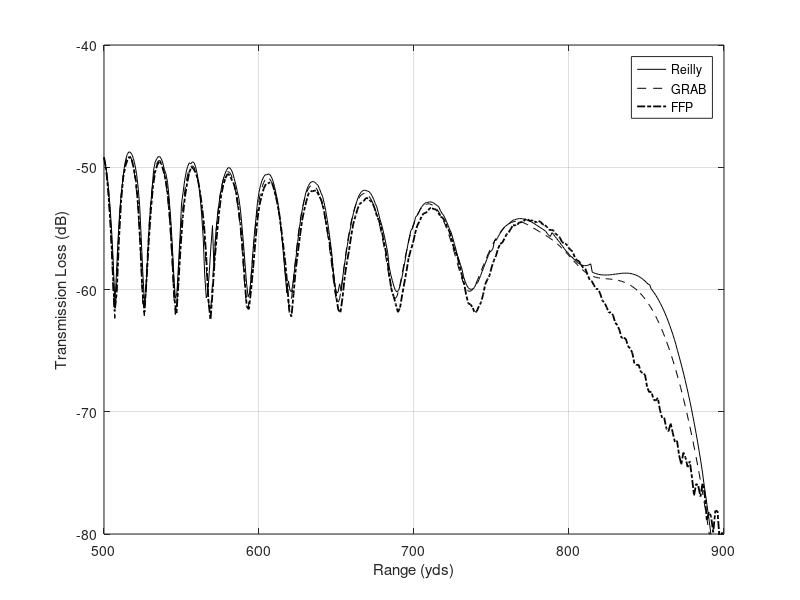

Source code (MATLAB):
% plot shallow pedersen test for final report

clear all ;
close all ;
a = [
    500	-49.242261	-49.16393086
    501	-49.979082	-49.75814524
    502	-51.051409	-50.66577145
    503	-52.533135	-51.85923997
    504	-54.545052	-53.40118576
    505	-57.255385	-55.3731969
    506	-60.604477	-57.82512297
    507	-62.368152	-61.16843584
    508	-59.893544	-58.74949482
    509	-56.707322	-56.0579384
    510	-54.245016	-53.90426448
    511	-52.43436	-52.26190468
    512	-51.111248	-51.14625351
    513	-50.1644	-50.10171492
    514	-49.524716	-49.38486174
    515	-49.150222	-48.94396976
    516	-49.01701	-48.74859429
    517	-49.114499	-48.7682884
    518	-49.443477	-48.95190865
    519	-50.016221	-49.29994496
    520	-50.858671	-49.82114824
    521	-52.015124	-50.53420062
    522	-53.555965	-51.62389961
    523	-55.584473	-53.10682373
    524	-58.200492	-55.76511391
    525	-61.109203	-58.52586484
    526	-62.152947	-60.8903459
    527	-59.920684	-60.33709647
    528	-57.108294	-57.6993295
    529	-54.833768	-55.19086286
    530	-53.104441	-53.23958203
    531	-51.803852	-51.77362392
    532	-50.841196	-50.23885296
    533	-50.155966	-49.58276821
    534	-49.709164	-49.31202753
    535	-49.476592	-49.13307361
    536	-49.444846	-49.13667511
    537	-49.609221	-49.31477996
    538	-49.973	-49.66996495
    539	-50.54789	-50.20913987
    540	-51.355664	-50.56059606
    541	-52.431161	-51.22831859
    542	-53.826397	-52.49132701
    543	-55.611777	-54.14444229
    544	-57.847888	-56.25087998
    545	-60.38007	-58.73084528
    546	-62.046804	-60.7191511
    547	-61.084242	-60.32611061
    548	-58.678858	-58.07588629
    549	-56.396055	-55.75783185
    550	-54.557219	-53.00758112
    551	-53.12299	-52.07275948
    552	-52.017965	-51.10988591
    553	-51.182465	-50.4062689
    554	-50.574582	-49.92316714
    555	-50.165938	-49.63547307
    556	-49.938041	-49.72024954
    557	-49.879888	-49.55521549
    558	-49.986603	-49.6128236
    559	-50.258831	-49.91277907
    560	-50.702784	-50.46411557
    561	-51.33088	-51.28662902
    562	-52.163006	-52.41278567
    563	-53.228257	-53.89203832
    564	-54.566083	-55.77756077
    565	-56.221373	-58.89170349
    566	-58.208599	-60.68583775
    567	-60.346242	-60.22815897
    568	-61.800333	-58.42201989
    569	-61.350497	-56.45735876
    570	-59.487032	-54.76718392
    571	-57.443488	-58.48169882
    572	-55.678026	-55.56175324
    573	-54.241612	-54.22459365
    574	-53.094999	-53.12638551
    575	-52.192457	-52.23569099
    576	-51.497262	-51.52326208
    577	-50.982764	-50.9651212
    578	-50.629228	-50.54765687
    579	-50.423301	-50.25707111
    580	-50.356712	-50.04373233
    581	-50.425206	-50.03949151
    582	-50.628143	-50.1784537
    583	-50.968405	-50.46043614
    584	-51.452594	-50.92743992
    585	-52.091478	-51.39931991
    586	-52.900611	-51.97565861
    587	-53.900759	-52.5435991
    588	-55.11683	-53.43894533
    589	-56.570606	-54.80406657
    590	-58.251434	-56.27151015
    591	-60.018803	-57.92120597
    592	-61.386451	-59.54169161
    593	-61.558748	-60.60065236
    594	-60.429312	-60.25996028
    595	-58.760658	-58.80123637
    596	-57.120485	-57.07890633
    597	-55.692172	-55.51426752
    598	-54.498217	-54.20302178
    599	-53.517982	-52.90586879
    600	-52.724652	-52.04738234
    601	-52.09472	-51.46634481
    602	-51.609591	-51.0690247
    603	-51.255192	-50.78730344
    604	-51.02122	-50.61237422
    605	-50.900477	-50.62234038
    606	-50.888383	-50.54275515
    607	-50.982657	-50.59983111
    608	-51.183146	-50.79068166
    609	-51.491785	-51.11428588
    610	-51.912654	-51.57094363
    611	-52.452117	-52.16196253
    612	-53.118948	-52.74579117
    613	-53.92425	-53.65761647
    614	-54.880595	-54.75160534
    615	-55.998826	-56.03378642
    616	-57.278394	-57.47502212
    617	-58.681008	-58.95103389
    618	-60.06943	-60.29184186
    619	-61.120675	-59.2985771
    620	-61.393516	-60.06271749
    621	-60.754805	-60.20116529
    622	-59.557085	-59.38210262
    623	-58.211702	-58.30052237
    624	-56.936944	-57.23794906
    625	-55.807952	-56.07232176
    626	-54.837599	-55.04260019
    627	-54.017464	-54.15811679
    628	-53.333794	-53.41150311
    629	-52.773037	-52.79106358
    630	-52.323502	-52.19144086
    631	-51.975657	-51.77828551
    632	-51.721989	-51.47810737
    633	-51.556755	-51.28063612
    634	-51.475752	-51.18075984
    635	-51.476127	-51.16920036
    636	-51.55624	-51.23076007
    637	-51.715576	-51.35053706
    638	-51.954698	-51.47231039
    639	-52.275222	-51.74192994
    640	-52.679808	-52.09489019
    641	-53.172128	-52.37474741
    642	-53.75674	-52.90506361
    643	-54.438721	-53.53646398
    644	-55.222755	-54.27151629
    645	-56.110998	-55.11532622
    646	-57.098358	-56.06750428
    647	-58.162606	-57.11433419
    648	-59.245772	-58.6532568
    649	-60.22752	-59.70650186
    650	-60.914557	-60.29683827
    651	-61.107804	-60.2103342
    652	-60.750888	-59.53691672
    653	-59.983602	-60.13692885
    654	-59.01712	-58.98458108
    655	-58.011926	-58.10912151
    656	-57.055153	-57.22774619
    657	-56.184264	-56.39094614
    658	-55.410853	-55.62857605
    659	-54.734768	-54.94366093
    660	-54.151173	-54.28073514
    661	-53.653804	-53.7124379
    662	-53.236394	-53.23330039
    663	-52.89325	-52.83626418
    664	-52.619439	-52.45844379
    665	-52.410815	-52.19938743
    666	-52.263971	-52.01944521
    667	-52.17618	-51.91340623
    668	-52.145331	-51.87585679
    669	-52.169867	-51.90551941
    670	-52.248739	-51.9504066
    671	-52.381367	-51.9955112
    672	-52.567603	-52.14309262
    673	-52.8077	-52.35481624
    674	-53.102273	-52.62975774
    675	-53.452241	-52.96655478
    676	-53.858739	-53.2404598
    677	-54.32296	-53.71153919
    678	-54.845876	-54.24837626
    679	-55.42775	-54.63664369
    680	-56.067301	-55.15003546
    681	-56.760259	-55.70934349
    682	-57.497019	-56.31371513
    683	-58.259003	-56.95887159
    684	-59.013742	-58.14732365
    685	-59.710024	-58.78191365
    686	-60.277486	-59.26145948
    687	-60.63819	-59.73299975
    688	-60.733629	-60.07902278
    689	-60.553638	-60.18403502
    690	-60.141972	-60.08227765
    691	-59.572861	-59.71225797
    692	-58.920765	-59.15606563
    693	-58.243231	-58.49893762
    694	-57.578059	-57.81218572
    695	-56.94731	-57.06913326
    696	-56.362462	-56.36334315
    697	-55.828521	-55.72450387
    698	-55.34677	-55.15752887
    699	-54.916472	-55.02755776
    700	-54.53587	-54.63536485
    701	-54.202766	-54.07960256
    702	-53.914838	-53.94494347
    703	-53.669813	-53.74929459
    704	-53.46556	-53.41937081
    705	-53.300124	-53.22564413
    706	-53.171743	-53.07207222
    707	-53.078846	-52.95590331
    708	-53.02005	-52.87740578
    709	-52.994143	-52.86879621
    710	-53.000078	-52.83546805
    711	-53.036965	-52.84071679
    712	-53.104053	-52.88068853
    713	-53.200727	-52.95001976
    714	-53.326496	-53.05544548
    715	-53.480975	-53.12526976
    716	-53.663876	-53.24926512
    717	-53.87498	-53.53047538
    718	-54.114107	-53.7630037
    719	-54.381073	-53.9126026
    720	-54.675628	-54.16319
    721	-54.997374	-54.44697376
    722	-55.345651	-54.75402958
    723	-55.719384	-55.08323978
    724	-56.116883	-55.35043257
    725	-56.535584	-55.78285974
    726	-56.971729	-56.23925753
    727	-57.419984	-56.70794705
    728	-57.873036	-57.19166409
    729	-58.321224	-57.57369256
    730	-58.752345	-57.97719036
    731	-59.151817	-58.36694077
    732	-59.503806	-58.96522828
    733	-59.792089	-59.34701383
    734	-60.001605	-59.65460736
    735	-60.122552	-59.85700609
    736	-60.15157	-59.96766237
    737	-60.092342	-59.98632179
    738	-59.954635	-59.95515173
    739	-59.752196	-59.83482323
    740	-59.500315	-59.54573236
    741	-59.213784	-59.45750154
    742	-58.905587	-59.17125978
    743	-58.586329	-58.84707138
    744	-58.264199	-58.5150913
    745	-57.945235	-58.17942185
    746	-57.633714	-57.84722902
    747	-57.332555	-57.5273485
    748	-57.043673	-57.2090229
    749	-56.76828	-56.91173955
    750	-56.507112	-56.84859902
    751	-56.260602	-56.61321736
    752	-56.029002	-55.95809736
    753	-55.812473	-55.98497165
    754	-55.611137	-55.74280629
    755	-55.425117	-55.52224183
    756	-55.254549	-55.31735357
    757	-55.099589	-55.13899068
    758	-54.960406	-54.94141254
    759	-54.83717	-54.83190166
    760	-54.730028	-54.72723555
    761	-54.639088	-54.64835522
    762	-54.564382	-54.52394436
    763	-54.505844	-54.41391317
    764	-54.463278	-54.3281487
    765	-54.436327	-54.2960334
    766	-54.424454	-54.24551343
    767	-54.426925	-54.21600474
    768	-54.442801	-54.20255568
    769	-54.470946	-54.19660652
    770	-54.510052	-54.2191686
    771	-54.55867	-54.24125385
    772	-54.615271	-54.27936959
    773	-54.678301	-54.32518935
    774	-54.746255	-54.38036521
    775	-54.817742	-54.42745522
    776	-54.891544	-54.49165844
    777	-54.966669	-54.5715319
    778	-55.042372	-54.64286499
    779	-55.118175	-54.72650441
    780	-55.193854	-54.81061618
    781	-55.269422	-54.90447428
    782	-55.345091	-54.96880459
    783	-55.421237	-55.06045377
    784	-55.498354	-55.14622994
    785	-55.577013	-55.24020758
    786	-55.657824	-55.42524094
    787	-55.741403	-55.58261494
    788	-55.828336	-55.65783522
    789	-55.919161	-55.3499013
    790	-56.014342	-55.48544296
    791	-56.114256	-55.668379
    792	-56.219177	-55.81571302
    793	-56.329267	-55.98171867
    794	-56.444562	-56.14729387
    795	-56.564969	-56.32201158
    796	-56.69026	-56.48738797
    797	-56.820062	-56.66449649
    798	-56.953862	-56.83490066
    799	-57.091006	-56.95932348
    800	-57.230697	-57.12178125
    801	-57.372012	-57.27078328
    802	-57.513906	-57.34527555
    803	-57.655239	-57.50056467
    804	-57.794794	-57.61261708
    805	-57.931312	-57.77385273
    806	-58.06353	-57.85171259
    807	-58.190219	-57.9180731
    808	-58.310233	-57.99143076
    809	-58.422552	-58.02836821
    810	-58.526328	-58.04755777
    811	-58.620915	-58.04966591
    812	-58.705902	-58.02444665
    813	-58.781127	-57.97108889
    814	-58.846677	-57.89885768
    815	-58.902878	-58.57986181
    816	-58.950276	-58.63443269
    817	-58.989597	-58.68814502
    818	-59.021714	-58.7241245
    819	-59.047605	-58.76034377
    820	-59.068308	-58.78125766
    821	-59.084886	-58.79915967
    822	-59.098393	-58.81025223
    823	-59.10985	-58.81541178
    824	-59.120222	-58.81548113
    825	-59.130408	-58.81128966
    826	-59.141236	-58.8050835
    827	-59.153458	-58.79192919
    828	-59.167756	-58.77797381
    829	-59.184746	-58.75780825
    830	-59.204987	-58.74317855
    831	-59.228986	-58.73044648
    832	-59.257211	-58.70619389
    833	-59.290098	-58.69470724
    834	-59.328056	-58.66982275
    835	-59.371477	-58.66589734
    836	-59.420744	-58.66718103
    837	-59.47623	-58.66112755
    838	-59.538305	-58.66486428
    839	-59.607341	-58.68038656
    840	-59.683709	-58.69622438
    841	-59.767783	-58.72985001
    842	-59.859939	-58.76816167
    843	-59.960555	-58.81293691
    844	-60.070009	-58.86687221
    845	-60.188679	-58.9341938
    846	-60.316938	-59.00999868
    847	-60.455157	-59.09864144
    848	-60.6037	-59.19597366
    849	-60.76292	-59.30772951
    850	-60.933163	-59.4305296
    851	-61.114762	-59.56411932
    852	-61.308037	-59.58967793
    853	-61.513295	-59.94195117
    854	-61.73083	-60.10625823
    855	-61.960921	-60.28321512
    856	-62.203832	-60.47505296
    857	-62.459817	-60.68203372
    858	-62.729115	-60.91021076
    859	-63.011955	-61.14788174
    860	-63.308558	-61.40183292
    861	-63.619134	-61.67247537
    862	-63.943888	-61.96574204
    863	-64.283019	-62.2705723
    864	-64.636721	-62.59355954
    865	-65.005188	-62.94113114
    866	-65.38861	-63.30130382
    867	-65.787177	-63.68118083
    868	-66.201078	-64.08130117
    869	-66.630503	-64.50803446
    870	-67.075644	-65.00316521
    871	-67.536691	-65.45674812
    872	-68.013837	-65.92857344
    873	-68.507275	-66.4124295
    874	-69.017201	-66.91596279
    875	-69.543807	-67.43995466
    876	-70.087289	-67.99162073
    877	-70.647842	-68.5584929
    878	-71.225659	-69.14842437
    879	-71.820935	-69.76459472
    880	-72.433862	-70.4124773
    881	-73.064632	-71.07912858
    882	-73.713436	-71.77294267
    883	-74.380461	-72.49510574
    884	-75.065897	-73.24692614
    885	-75.769927	-74.0364637
    886	-76.492737	-74.85144876
    887	-77.234509	-75.8190244
    888	-77.995423	-76.69981548
    889	-78.775659	-77.59458426
    890	-79.575393	-78.51475184
    891	-80.394801	-79.47013997
    892	-81.234057	-80.46241916
    893	-82.093335	-81.50229664
    894	-82.972804	-82.57254252
    895	-83.872634	-83.68335007
    896	-84.792995	-84.83381001
    897	-85.734052	-86.02350222
    898	-86.695974	-87.24857102
    899	-87.678923	-88.51227278
    900	-88.683065	-89.77869329
];
b = [ 500	-49.19
    501.37	-50.167
    502.75	-51.939
    504.12	-54.526
    505.5	-57.853
    506.87	-61.787
    508.25	-60.164
    509.62	-55.957
    510.99	-52.832
    512.37	-50.856
    513.74	-49.909
    515.12	-49.4
    516.49	-49.13
    517.87	-49.385
    519.24	-50.091
    520.61	-51.144
    521.99	-53.059
    523.36	-56.181
    524.74	-59.993
    526.11	-61.855
    527.49	-59.136
    528.86	-56.096
    530.23	-53.553
    531.61	-51.547
    532.98	-50.394
    534.36	-49.812
    535.73	-49.514
    537.11	-49.716
    538.48	-50.356
    539.85	-51.106
    541.23	-52.272
    542.6	-54.337
    543.98	-57.2
    545.35	-60.643
    546.73	-62
    548.1	-59.33
    549.47	-56.432
    550.85	-54.034
    552.22	-52.41
    553.6	-51.326
    554.97	-50.43
    556.35	-49.984
    557.72	-50.112
    559.09	-50.436
    560.47	-50.944
    561.84	-51.921
    563.22	-53.201
    564.59	-54.783
    565.97	-57.348
    567.34	-60.851
    568.71	-62.466
    570.09	-60.112
    571.46	-57.464
    572.84	-55.541
    574.21	-53.763
    575.59	-52.305
    576.96	-51.451
    578.33	-50.89
    579.71	-50.542
    581.08	-50.662
    582.46	-51.024
    583.83	-51.364
    585.21	-52.036
    586.58	-53.198
    587.95	-54.59
    589.33	-56.479
    590.7	-59.117
    592.08	-61.393
    593.45	-61.62
    594.82	-60.125
    596.2	-58.244
    597.57	-56.22
    598.95	-54.308
    600.32	-53.082
    601.7	-52.362
    603.07	-51.734
    604.44	-51.373
    605.82	-51.314
    607.19	-51.239
    608.57	-51.331
    609.94	-51.895
    611.32	-52.649
    612.69	-53.479
    614.06	-54.709
    615.44	-56.174
    616.81	-57.611
    618.19	-59.543
    619.56	-61.796
    620.94	-62.213
    622.31	-60.32
    623.68	-58.381
    625.06	-57.007
    626.43	-55.618
    627.81	-54.342
    629.18	-53.493
    630.56	-52.775
    631.93	-52.15
    633.3	-51.954
    634.68	-51.968
    636.05	-51.89
    637.43	-51.998
    638.8	-52.347
    640.18	-52.688
    641.55	-53.28
    642.92	-54.307
    644.3	-55.316
    645.67	-56.275
    647.05	-57.645
    648.42	-59.212
    649.8	-60.554
    651.17	-61.676
    652.54	-61.864
    653.92	-60.65
    655.29	-58.964
    656.67	-57.788
    658.04	-56.85
    659.42	-55.659
    660.79	-54.647
    662.16	-54.027
    663.54	-53.436
    664.91	-52.988
    666.29	-52.881
    667.66	-52.743
    669.04	-52.509
    670.41	-52.548
    671.78	-52.733
    673.16	-52.893
    674.53	-53.329
    675.91	-53.929
    677.28	-54.331
    678.66	-54.857
    680.03	-55.737
    681.4	-56.6
    682.78	-57.571
    684.15	-58.927
    685.53	-60.036
    686.9	-60.578
    688.28	-61.235
    689.65	-61.857
    691.02	-61.477
    692.4	-60.403
    693.77	-59.468
    695.15	-58.5
    696.52	-57.436
    697.9	-56.77
    699.27	-56.245
    700.64	-55.444
    702.02	-54.795
    703.39	-54.456
    704.77	-54.062
    706.14	-53.773
    707.52	-53.742
    708.89	-53.579
    710.26	-53.334
    711.64	-53.357
    713.01	-53.43
    714.39	-53.458
    715.76	-53.738
    717.14	-54.043
    718.51	-54.132
    719.88	-54.395
    721.26	-54.849
    722.63	-55.191
    724.01	-55.713
    725.38	-56.458
    726.76	-56.924
    728.13	-57.342
    729.5	-58.12
    730.88	-58.838
    732.25	-59.463
    733.63	-60.415
    735	-61.139
    736.38	-61.213
    737.75	-61.439
    739.12	-61.898
    740.5	-61.787
    741.87	-61.367
    743.25	-61.06
    744.62	-60.398
    746	-59.547
    747.37	-59.174
    748.74	-58.851
    750.12	-58.164
    751.49	-57.639
    752.87	-57.249
    754.24	-56.651
    755.62	-56.27
    756.99	-56.165
    758.36	-55.836
    759.74	-55.484
    761.11	-55.327
    762.49	-55.026
    763.86	-54.741
    765.24	-54.757
    766.61	-54.696
    767.98	-54.508
    769.36	-54.497
    770.73	-54.415
    772.11	-54.217
    773.48	-54.279
    774.86	-54.391
    776.23	-54.339
    777.6	-54.425
    778.98	-54.517
    780.35	-54.405
    781.73	-54.47
    783.1	-54.688
    784.47	-54.74
    785.85	-54.889
    787.22	-55.131
    788.6	-55.121
    789.97	-55.171
    791.35	-55.443
    792.72	-55.572
    794.09	-55.745
    795.47	-56.111
    796.84	-56.231
    798.22	-56.271
    799.59	-56.567
    800.97	-56.749
    802.34	-56.903
    803.71	-57.351
    805.09	-57.624
    806.46	-57.682
    807.84	-57.991
    809.21	-58.222
    810.59	-58.316
    811.96	-58.78
    813.33	-59.208
    814.71	-59.314
    816.08	-59.65
    817.46	-59.956
    818.83	-59.967
    820.21	-60.366
    821.58	-60.914
    822.95	-61.081
    824.33	-61.461
    825.7	-61.9
    827.08	-61.853
    828.45	-62.113
    829.83	-62.719
    831.2	-62.916
    832.57	-63.326
    833.95	-63.972
    835.32	-63.95
    836.7	-64.042
    838.07	-64.648
    839.45	-64.814
    840.82	-65.166
    842.19	-66.048
    843.57	-66.183
    844.94	-66.149
    846.32	-66.743
    847.69	-66.839
    849.07	-66.98
    850.44	-68.016
    851.81	-68.411
    853.19	-68.355
    854.56	-69.016
    855.94	-69.086
    857.31	-68.863
    858.69	-69.865
    860.06	-70.501
    861.43	-70.485
    862.81	-71.371
    864.18	-71.606
    865.56	-70.956
    866.93	-71.719
    868.31	-72.47
    869.68	-72.371
    871.05	-73.565
    872.43	-74.302
    873.8	-73.338
    875.18	-73.755
    876.55	-74.526
    877.93	-74.06
    879.3	-75.339
    880.67	-76.844
    882.05	-75.895
    883.42	-76.079
    884.8	-76.931
    886.17	-75.852
    887.55	-76.734
    888.92	-78.858
    890.29	-78.206
    891.67	-78.569
    893.04	-79.86
    894.42	-78.097
    895.79	-78.122
    897.17	-80.44
    898.54	-79.864
    899.91	-80.697
];
grab.range = a(:,1)' ;
grab.loss = a(:,2)' ;
reilly.range = a(:,1)' ;
reilly.loss = a(:,3)' ;
ffp.range=b(:,1)';
ffp.loss=b(:,2)';
h = plot(reilly.range,reilly.loss,'k-',...
     grab.range,grab.loss,'k--',...
     ffp.range,ffp.loss,'k-.',...
     'LineWidth',1.3);
% set(h(3),'LineWidth',1.0);
grid;
axis([500 900 -80 -40]);
xlabel('Range (yds)')
ylabel('Transmission Loss (dB)')
legend('Reilly','GRAB','FFP')
print -deps shallow_pedersen_test_for_final_report.eps